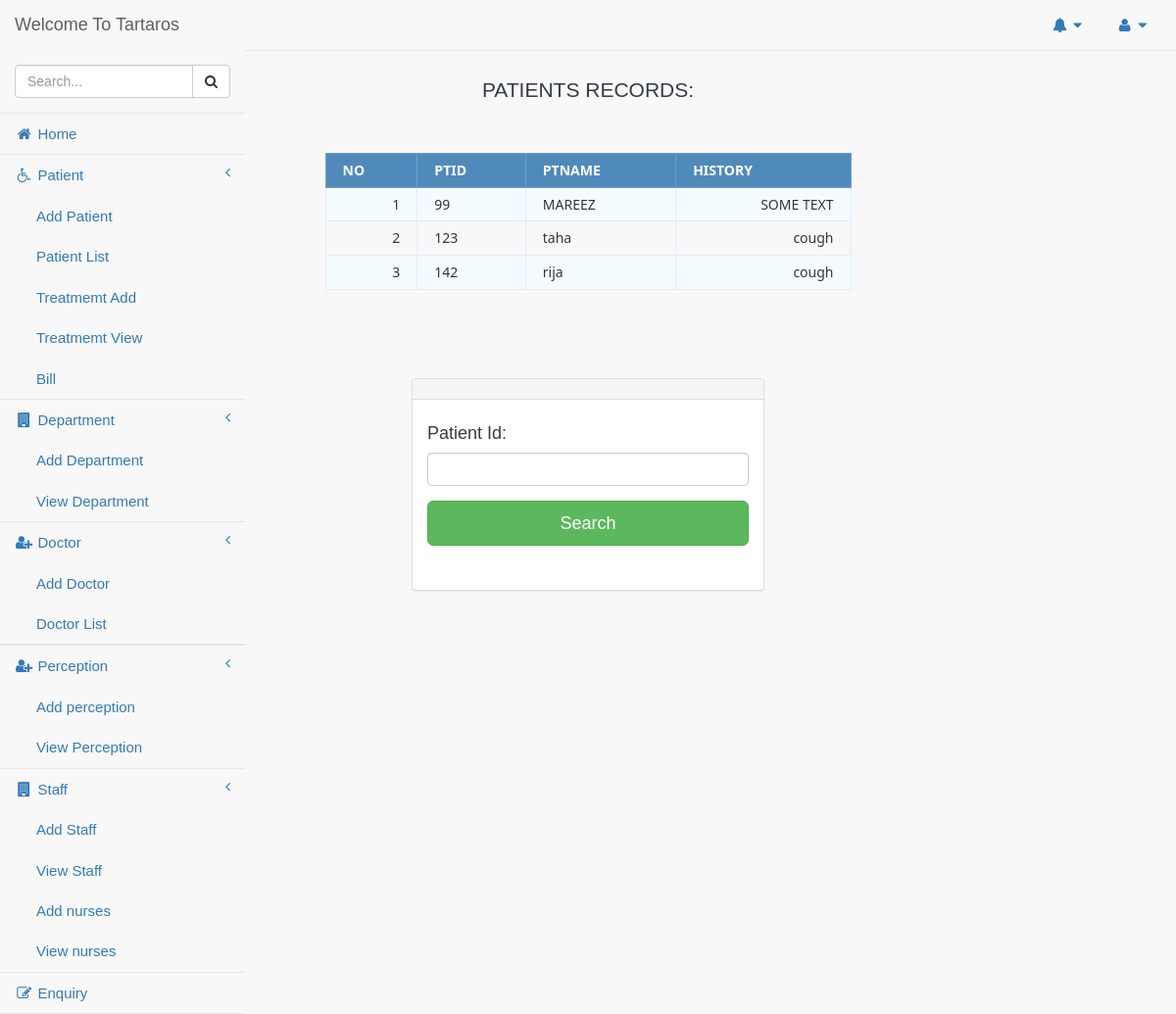
The page /pages/patientlist.php on the database its author committed.
### tables this page shows
CREATE TABLE `patient` (
  `PTID` int(11) NOT NULL,
  `PTNAME` varchar(50) DEFAULT NULL,
  `HISTORY` varchar(50) DEFAULT NULL
);

### pages/patientlist.php (the view, shortened to what this page needs)
<?php
$conn = new mysqli("localhost","root","","hospital");
$sql = 'SELECT *
        FROM patient';
$query = mysqli_query($conn, $sql);
?>
<!DOCTYPE html>
<html lang="en">
<head>
    <link href="../vendor/bootstrap/css/bootstrap.min.css" rel="stylesheet">
    <link href="../vendor/metisMenu/metisMenu.min.css" rel="stylesheet">
    <link href="../dist/css/sb-admin-2.css" rel="stylesheet">
    <link href="../vendor/morrisjs/morris.css" rel="stylesheet">
    <link href="../vendor/font-awesome/css/font-awesome.css" rel="stylesheet" type="text/css">
</head>
<body >
<div class="">
      <div id="wrapper" >
        <nav class="navbar navbar-default navbar-static-top " role="navigation" style="margin-bottom: 0">
            <div class="navbar-header">
                <a class=" navbar-brand" href="index.html" >Welcome To Tartaros</a>
            </div>
            <ul class=" nav navbar-top-links navbar-right">
                <li class="dropdown">
                    <a class="dropdown-toggle" data-toggle="dropdown" href="#">
                        <i class="fa fa-bell fa-fw"></i> <i class="fa fa-caret-down"></i>
                    </a>
                </li>
                <li class="dropdown">
                    <a class="dropdown-toggle" data-toggle="dropdown" href="#">
                        <i class="fa fa-user fa-fw"></i> <i class="fa fa-caret-down"></i>
                    </a>
                </li>
            </ul>
            <div class="navbar-default sidebar" role="navigation">
                <div class="sidebar-nav navbar-collapse">
                    <ul class="nav" id="side-menu">
                        <li class="sidebar-search">
                            <div class="input-group custom-search-form">
                                <input type="text" class="form-control" placeholder="Search...">
                                <span class="input-group-btn">
                                <button class="btn btn-default" type="button">
                                    <i class="fa fa-search"></i>
                                </button>
                            </span>
                            </div>
                        </li>
                        <li>
                            <a href="index.php"><i class="fa fa-dashboard fa-fw"></i> Home</a>
                        </li>
                        <li>
                            <a href="#"><i class="fa fa-bar-chart-o2 fa-fw"></i> Patient<span class="fa arrow"></span></a>
                            <ul class="nav nav-second-level">
                                <li>
                                    <a href="addpatient.php"> Add Patient</a>
                                </li>
                                <li>
                                    <a href="patientlist.php"> Patient List</a>
                                </li>
                                <li>
                                    <a href="treatmemtadd.php">Treatmemt Add</a>
                                </li>
                                <li>
                                    <a href="treatmemtview.php">Treatmemt View</a>
                                </li>
                                <li>
                                    <a href="bill.php">Bill</a>
                                </li>
                            </ul>
                        </li>
                        <li>
                            <a href="#"><i class="fa fa-bar-chart-o1 fa-fw"></i> Department<span class="fa arrow"></span></a>
                            <ul class="nav nav-second-level">
                                <li>
                                    <a href="addepartment.php">Add Department</a>
                                </li>
                                <li>
                                    <a href="viewDepartment.php">View Department</a>
                                </li>
                            </ul>
                        </li>
                        <li>
                            <a href="#"><i class="fa fa-bar-chart-o fa-fw"></i> Doctor<span class="fa arrow"></span></a>
                            <ul class="nav nav-second-level">
                                <li>
                                    <a href="adddoctor.php"> Add Doctor</a>
                                </li>
                                <li>
                                    <a href="doctorlist.php"> Doctor List</a>
                                </li>
                            </ul>
                        </li>
                        <li>
                         <li>
                            <a href="#"><i class="fa fa-bar-chart-o fa-fw"></i> Perception<span class="fa arrow"></span></a>
                            <ul class="nav nav-second-level">
                                <li>
                                    <a href="prec.php"> Add perception</a>
                                </li>
                                <li>
                                    <a href="preclist.php"> View Perception</a>
                                </li>
                            </ul>
                        </li>
                        <li>
                            <a href="#"><i class="fa fa-bar-chart-o1 fa-fw"></i> Staff<span class="fa arrow"></span></a>
                            <ul class="nav nav-second-level">
                                <li>
                                    <a href="staffadd.php">Add Staff</a>
                                </li>
                                <li>
                                    <a href="staffview.php">View Staff</a>
                                </li>
                                <li>
                                    <a href="nursesadd.php">Add nurses</a>
                                </li>
                                <li>
                                    <a href="nursesview.php">View nurses</a>
                                </li>
                            </ul>
                        </li>
                        <li>
                            <a href="#"><i class="fa fa-edit fa-fw"></i> Enquiry</a>
                        </li>
                    </ul>
                </div>
            </div>
        </nav>
    </div>
    <div class="container lead " style=" position: relative;">
        <h1 class="lead">Patients Records:</h1>
        <br>
    <table class="data-table">
        <thead>
            <tr>
                <th>NO</th>
                <th>PTID</th>
                <th>PTNAME</th>
                <th>HISTORY</th>
            </tr>
        </thead>
        <tbody>
        <?php
        $no     = 1;
        while ($row = mysqli_fetch_array($query))
        {
            echo '<tr>
                    <td>'.$no.'</td>
                    <td>'.$row['PTID'].'</td>
                    <td>'.$row['PTNAME'].'</td>
                    <td>'.$row['HISTORY'].'</td>
                </tr>';
        $no++;
        }
        ?>
        </tbody>
    </table>
    <div class="row">
            <div class="col-md-4 col-md-offset-4">
                <div class="login-panel panel panel-default">
                    <div class="panel-heading">
                    </div>
                    <div class="panel-body">
                        <form method="post" role="form">
                            <fieldset>
                                <div class="form-group">
                                    <h4>Patient Id:</h4>
                                    <input class="form-control" type="text" name="id" id="id" autofocus required>
                                </div>
                                 <button type="submit" class="btn btn-lg btn-success btn-block" id="sub" name="sub">Search</button>
                            </fieldset>
                        </form>
                        <br>
                    </div>
                </div>
            </div>
        </div>
    </div>
    </div>
</body>
</html>

### pages/patientlist.php (style rules this page uses)
body { font-size: 15px; color: #343d44; font-family: "segoe-ui", "open-sans", tahoma, arial; padding: 0; margin: 0; }
table { margin: auto; font-family: "Lucida Sans Unicode", "Lucida Grande", "Segoe Ui"; font-size: 12px; }
h1 { margin: 25px auto 0; text-align: center; text-transform: uppercase; font-size: 17px; }
table td { transition: all .5s; }
.data-table { border-collapse: collapse; font-size: 14px; min-width: 537px; }
.data-table th, .data-table td { border: 1px solid #e1edff; padding: 7px 17px; }
.data-table thead th { background-color: #508abb; color: #FFFFFF; border-color: #6ea1cc !important; text-transform: uppercase; }
.data-table tbody td { color: #353535; }
.data-table tbody td:first-child, .data-table tbody td:nth-child(4), .data-table tbody td:last-child { text-align: right; }
.data-table tbody tr:nth-child(odd) td { background-color: #f4fbff; }

### rows shown on the page
patient: PTID "99", PTNAME "MAREEZ", HISTORY "SOME TEXT"
patient: PTID "123", PTNAME "taha", HISTORY "cough"
patient: PTID "142", PTNAME "rija", HISTORY "cough"
